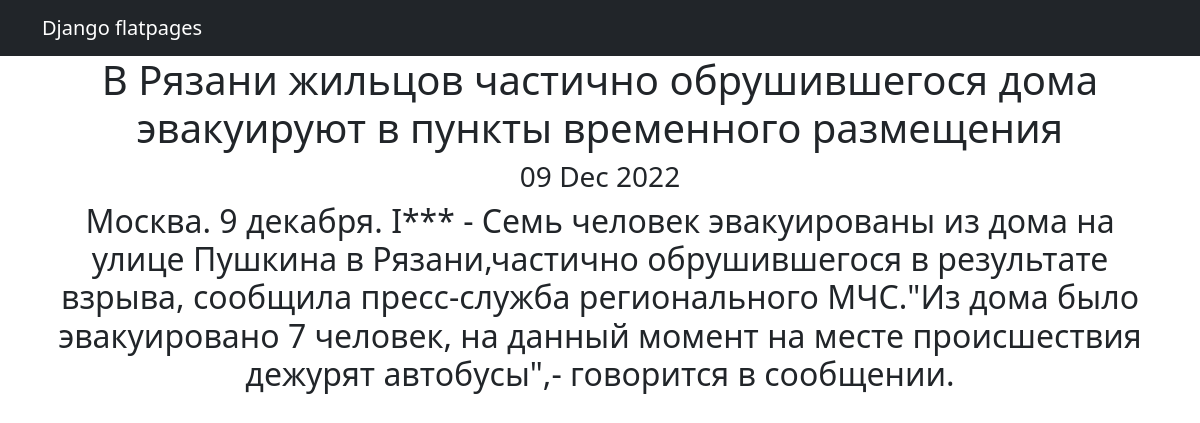
Screenshot of /news/1 with the database file from the repository.
### news/models.py (models this page shows, shortened)
class Post(models.Model):
    author = models.ForeignKey(Author, on_delete=models.CASCADE)
    type_of_post = models.CharField(max_length=2, choices=type_post)
    time_in = models.DateTimeField(auto_now_add=True)
    title = models.CharField(max_length=255)
    text = models.TextField()
    rating_post = models.IntegerField(default=0)
    post_category = models.ManyToManyField(Category, through='PostCategory')
    @property
    def rating(self):
        return self.rating_post

### news/views.py (the view)
# urls.py: path('<int:pk>', NewsDetail.as_view())
class NewsDetail(DetailView):
    model = Post
    template_name = 'post.html'
    context_object_name = 'post'

### news/templatetags/custom_filter.py (called while the page is built)
@register.filter()
def censor(value: str) -> str:
    CURRENCY_WORDS = {'INTERFAX.RU':True,
                      'умерших': True
                      }
    try:
        if not isinstance(value, str):
            raise Exception('Error')
        a = value
        for word in list(CURRENCY_WORDS.keys()):
            if word in a:
                a = a.replace(word, f'{word[:1]}***')
            if word.capitalize() in a:
                a = a.replace(word.capitalize(), f'{word[:1].capitalize()}***')
        return a
    except Exception as e:
        print(e)

### templates/post.html (shortened to what this page needs)
{% extends 'flatpages/default.html' %}
{% load custom_filter %}
{% block content %}
<h1>{{ post.title }}</h1>
<h3>{{ post.time_in|date:'d M Y' }}</h3>
<h2>{{ post.text|censor }}</h2>
{% endblock content %}

### rows the page displays
Post: title "В Рязани жильцов частично обрушившегося дома эвакуируют в пункты временного размещения", time_in "09 Dec 2022", text|censor "Москва. 9 декабря. I*** - Семь человек эвакуированы из дома на улице Пушкина в Рязани,частично обрушившегося в результате взрыва, сообщила пресс-служба регионального МЧС.\"Из дома было эвакуировано 7 человек, на данный момент на месте происшествия дежурят автобусы\",- говорится в сообщении."
